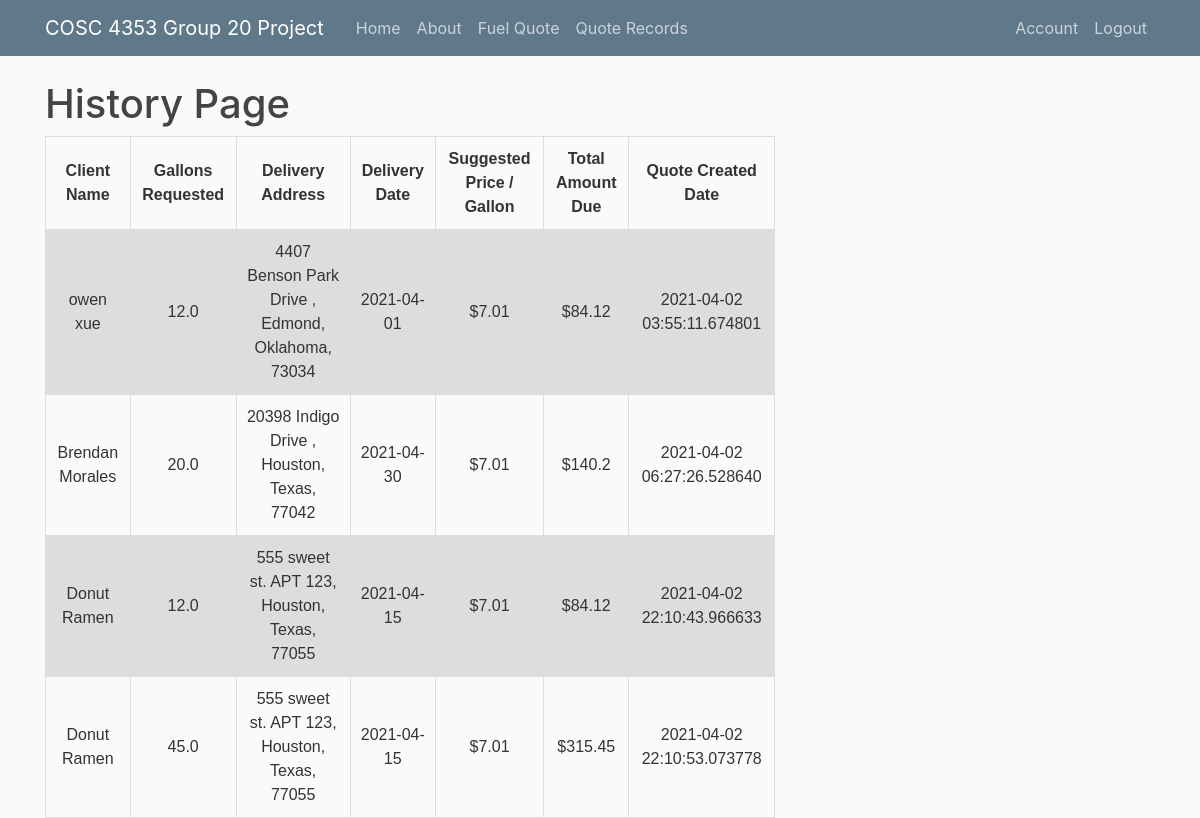
The page /history (signed in) on the database its author committed.
### quote_project/models.py (models this page shows, shortened)
class Profile(db.Model):
    id = db.Column(db.Integer, primary_key=True)
    user_id = db.Column(db.Integer, db.ForeignKey('user.id'), nullable=False)
    fullname = db.Column(db.String(100), unique=False, nullable=False)
    address1 = db.Column(db.String(100), unique=False, nullable=False)
    address2 = db.Column(db.String(100), unique=False, nullable=True)  # optional filed
    city = db.Column(db.String(100), unique=False, nullable=False)
    state = db.Column(db.String(20), unique=False, nullable=False)
    zip = db.Column(db.String(10), unique=False, nullable=False)
    quotes = db.relationship('Quote', backref='profile', lazy=True)

class Quote(db.Model):
    id = db.Column(db.Integer, primary_key=True)
    delivery_date = db.Column(db.String(10), unique=False, nullable=False)
    request_gallons = db.Column(db.Float, nullable=False)
    suggested_price = db.Column(db.Float)
    date_quoted = db.Column(db.DateTime, nullable=False, default=datetime.utcnow)
    user_id = db.Column(db.Integer, db.ForeignKey('user.id'), nullable=False)
    profile_id = db.Column(db.Integer, db.ForeignKey('profile.id'), nullable=False)
    total = db.Column(db.Float, nullable=False)

### quote_project/routes.py (the view)
@app.route("/history")
def display_history():
    numRow = Quote.query.count()
    quote_records = []
    for counter in range(1, numRow + 1):
        client_name = Quote.query.filter_by(id=counter).first().profile.fullname
        gallons_requested = Quote.query.filter_by(id=counter).first().request_gallons
        delivery_address1 = Quote.query.filter_by(id=counter).first().profile.address1
        delivery_address2 = Quote.query.filter_by(id=counter).first().profile.address2
        if delivery_address2 is None:
            delivery_address2 = ""
        zipcode = Quote.query.filter_by(id=counter).first().profile.zip
        city = Quote.query.filter_by(id=counter).first().profile.city
        state = Quote.query.filter_by(id=counter).first().profile.state
        delivery_address = f'{delivery_address1} {delivery_address2}, {city}, {state}, {zipcode}'
        delivery_date = Quote.query.filter_by(id=counter).first().delivery_date
        suggested_price = Quote.query.filter_by(id=counter).first().suggested_price
        total_amount = Quote.query.filter_by(id=counter).first().total
        quote_created = Quote.query.filter_by(id=counter).first().date_quoted
        temp_dict = {'client_name': client_name,
                     'gallons_requested': gallons_requested,
                     'delivery_address': delivery_address,
                     'delivery_date': delivery_date,
                     'suggested_price': f'${suggested_price}',
                     'total_amount': f'${total_amount}',
                     'quote_created': quote_created
                     }
        quote_records.append(temp_dict)
    print(quote_records)
    return render_template('history.html', title='History', histories=quote_records)

### quote_project/models.py (called while the page is built)
@login_manager.user_loader
def load_user(user_id):
    return User.query.get(int(user_id))

### quote_project/templates/history.html
{% extends "layout.html" %}
{% block content %}
	<h1>History Page</h1>
    <table>
        <tr>
          <th>Client Name</th>
          <th>Gallons Requested</th>
          <th>Delivery Address</th>
          <th>Delivery Date</th>
          <th>Suggested Price / Gallon</th>
          <th>Total Amount Due</th>
          <th>Quote Created Date</th>
        </tr>
        {% for history in histories %}
            <tr>
            <td>{{ history.client_name }}</td>
            <td>{{ history.gallons_requested }}</td>
            <td>{{ history.delivery_address }}</td>
            <td>{{ history.delivery_date }}</td>
            <td>{{ history.suggested_price }}</td>
            <td>{{ history.total_amount }}</td>
            <td>{{ history.quote_created }}</td>
            </tr>
        {% endfor %}
      </table>
{% endblock content %}

### quote_project/static/main.css (style rules this page uses)
body { background: #fafafa; color: #333333; margin-top: 5rem; }
h1, h2, h3, h4, h5, h6 { color: #444444; }
table, th, td { border: 1px solid black; border-collapse: collapse; }

### quote_project/templates/layout.html (style rules this page uses)
table { font-family: arial, sans-serif; border-collapse: collapse; width: 100%; }
td, th { border: 1px solid #dddddd; text-align: center; padding: 10px; }
tr:nth-child(even) { background-color: #dddddd; }

### rows shown on the page
Profile: client_name "owen xue"
Quote: gallons_requested "12.0", delivery_date "2021-04-01", quote_created "2021-04-02 03:55:11.674801"
Profile: client_name "Brendan Morales"
Quote: gallons_requested "20.0", delivery_date "2021-04-30", quote_created "2021-04-02 06:27:26.528640"
Profile: client_name "Donut Ramen" "Donut Ramen"
Quote: gallons_requested "12.0", delivery_date "2021-04-15", quote_created "2021-04-02 22:10:43.966633"
Quote: gallons_requested "45.0", delivery_date "2021-04-15", quote_created "2021-04-02 22:10:53.073778"

### other values the page prints
{{ history.delivery_address }} "4407 Benson Park Drive , Edmond, Oklahoma, 73034" "20398 Indigo Drive , Houston, Texas, 77042" "555 sweet st. APT 123, Houston, Texas, 77055" "555 sweet st. APT 123, Houston, Texas, 77055"
{{ history.suggested_price }} "$7.01" "$7.01" "$7.01" "$7.01"
{{ history.total_amount }} "$84.12" "$140.2" "$84.12" "$315.45"
